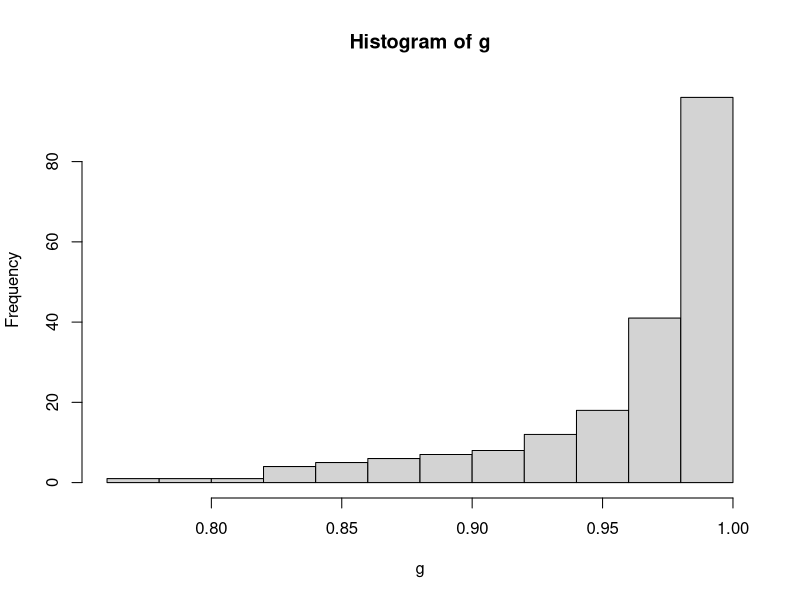
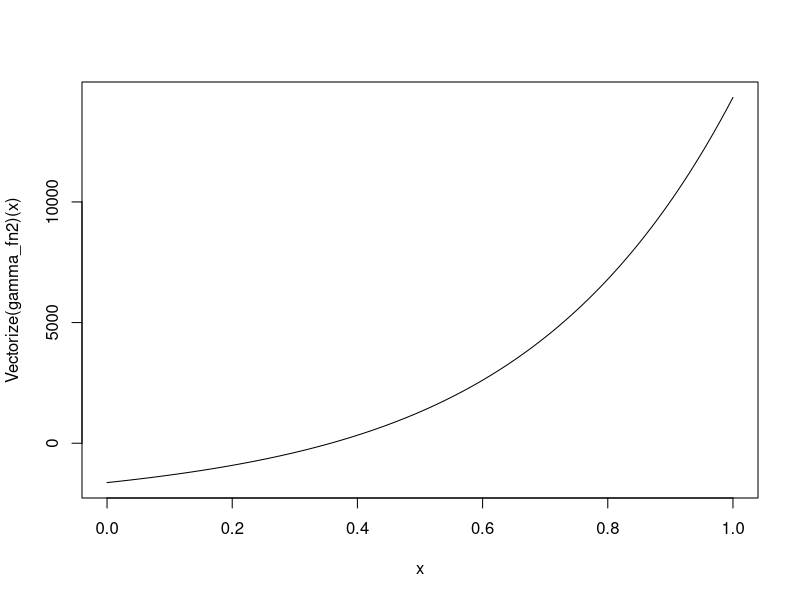
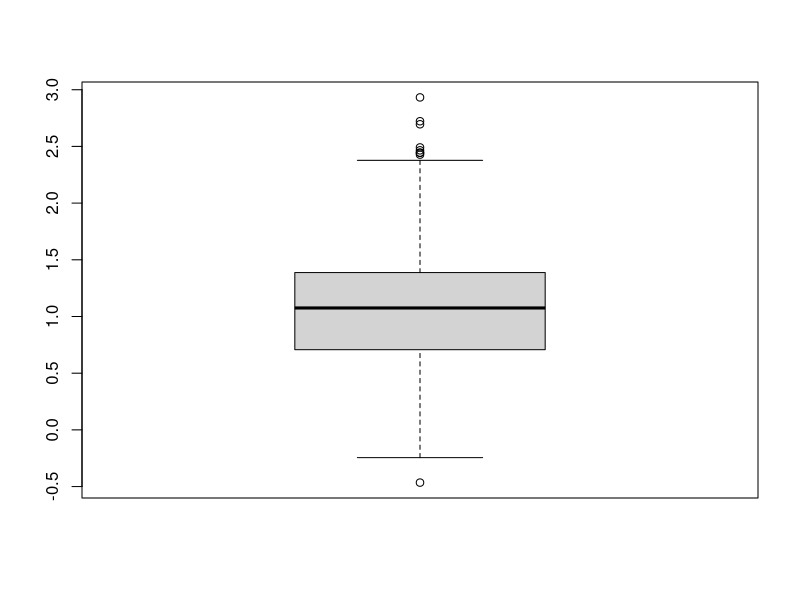

Reproduce these figures in R, in order.
library(tidyverse)
library(ggplot2)
library(MASS)
library(lattice)
library(scatterplot3d)
library(nleqslv)

rm(list = ls(all.names = TRUE))

# サンプルサイズ
n = 200

# シミュレーションの繰り返し数
kk_T <- 1000

# 共変量の分布の設定、乱数の発生
mu <- c(0,0,0,0)

## 相関パラメータ
rho <- 0
Sigma <- matrix(c(1,rho,rho,rho,
                  rho,1,rho,rho,
                  rho,rho,1,rho,
                  rho,rho,rho,1),4,4)

XX <- mvrnorm(n, mu, Sigma)

# 処置の分布の設定,生成
T_lm <- 0.2+XX[,1]+XX[,2]+XX[,3]+XX[,4]
p_T <- exp(T_lm)/(1+exp(T_lm))

TT <- rep(0,n)
for (i in 1:n) {
  TT[i] <- rbinom(1,size=1,prob=p_T[i])
}

# Potential outcomesの分布の設定
# アウトカムの回帰パラメータの設定
Y_lm1 <- 0.2+1+XX[,1]+XX[,2]; Y_lm0 <- 0.2+XX[,1]+XX[,2]
p_Y1 <- exp(Y_lm1)/(1+exp(Y_lm1)); p_Y0 <- exp(Y_lm0)/(1+exp(Y_lm0))

#　誤判別を含むアウトカムデータの生成
## Misclassified outcomesの割合の設定
pp01 <- 0.3; pp10 <- 0.3

YY1 <- YY1_t <- YY0 <- YY0_t <- YY <- YY_t <- rep(0,n);
for(i in 1:n){
  # potential outcomesの乱数の発生
  YY1[i] <- YY1_t[i]<- rbinom(1, size=1, prob=p_Y1[i])
  Mis_p1 <- rbinom(1, size=1, prob=pp10)
  
  YY0[i] <- YY0_t[i] <- rbinom(1, size=1, prob=p_Y0[i])
  Mis_p0 <- rbinom(1, size=1, prob=pp01)
  
  if(Mis_p1==1){
    YY1_t[i] <- ifelse(YY1[i]==1, 0, 1)
  }
  
  if(Mis_p0==1){
    YY0_t[i] <- ifelse(YY0[i]==1, 0, 1)
  }

  # 観測されるoutcome
  YY[i] <- TT[i]*YY1[i]+(1-TT[i])*YY0[i]
  YY_t[i] <- TT[i]*YY1_t[i]+(1-TT[i])*YY0_t[i]
}

# 真の因果効果 (通常は推定不可能)
tau0 <- mean(YY1_t)-mean(YY0_t)
tau_naive <- mean(YY[TT==1])-mean(YY[TT==0])

# 傾向スコアの算出
ps_fit <- glm(TT~XX, family=binomial)$fit

# ZZ
ZZ <- XX[,1:2]
ZZ_tilde <- XX[,3:4]

####アウトカム回帰のみのモデル####

# 推定方程式
estimate_eq <- function(beta){
  beta_0 <- beta[1]
  beta_t <- beta[2]
  beta_z <- beta[3:4]
  
  or_ml <- beta_0 + TT*beta_t + ZZ%*%beta_z
  lp <- exp((gamma+1)*(or_ml))
  lq <- exp(YY*(gamma+1)*(or_ml))
  pi <- lp/(1+lp)
  g <- (lq/(1+lp))^(gamma/(1+gamma))
  w <- ifelse(TT==1, 1/ps_fit, 1/(1-ps_fit))
  
  return(c(t(w*g*(YY-pi))%*%rep(1,n), t(w*g*(YY-pi))%*%TT, t(w*g*(YY-pi))%*%ZZ))
}

# パラメータ推定 初期値：c(0,0,0,0)
estimate_pra_fn <- function(gamma){
  gamma <<- gamma
  beta_hat <- nleqslv(c(0,0,0,0), estimate_eq, method = "Newton")$x
  
  return(list(beta_hat=beta_hat, gamma=gamma))
}


## 重みのプロット
plot_fn <- function(beta,gamma,type="density"){
  beta_0 <- beta[1]
  beta_t <- beta[2]
  beta_z <- beta[3:4]
  
  or_ml <- beta_0 + TT*beta_t + ZZ%*%beta_z
  lp <- exp((gamma+1)*(or_ml))
  lq <- exp(YY*(gamma+1)*(or_ml))
  pi <- lp/(1+lp)
  g <- (lq/(1+lp))^(gamma/(1+gamma))
  
  if(type == "density"){
    plot(density(g))
  }else if(type == "hist"){
    hist(g)
  }else{
    print("error")
  }
}

## 結果

gamma <- 0.1
beta_hat <- estimate_pra_fn(gamma)$beta_hat
print(beta_hat)
plot_fn(beta_hat, gamma, type = "hist")



# gamma <- 1
# beta_hat <- estimate_pra_fn(gamma)
# 
# beta_t <- beta_hat[2]


# ガンマの選択について
# gamma_0 <- 0.1
# gamma <- 0.1
# 
# gamma_fn1 <- function(gamma){
#   beta_hat <- estimate_pra_fn(gamma)$beta_hat
#   
#   or_ml <- beta_hat[1] + TT*beta_hat[2] + ZZ%*%beta_hat[3:4]
#   lp <- exp(or_ml)
#   pi <- lp/(1+lp)
#   return(-sum(pi^(gamma_0+1)+(1-pi)^(gamma_0+1))^(1/(gamma_0+1)))
# }
# 
# gamma_hat <- optimise(gamma_fn1,c(0,10))$minimum
# 
# ## plot
# curve(Vectorize(gamma_fn1)(x), 0, 10)
# # plot(gamma_fn1, 0, 10)


## Sugasawa2021
DD <- function(expr, name, order = 1) {
  if(order < 1) stop("'order' must be >= 1")
  if(order == 1) D(expr, name)
  else DD(D(expr, name), name, order - 1)
}

f <- expression(pi^y + (1-pi)^(1-y))
DD(f, "y", 1)   

gamma_fn2 <- function(gamma){
  
  
  beta_hat <- estimate_pra_fn(gamma)$beta_hat

  or_ml <- beta_hat[1] + TT*beta_hat[2] + ZZ%*%beta_hat[3:4]
  lp <- exp(or_ml)
  pi <- lp/(1+lp)
  
  C_gamma <- {pi^(1+gamma) + (1-pi)^(1+gamma)}^(gamma/(gamma+1))
  
  f <- pi^YY + (1-pi)^(1-YY)
  f_1 <- pi^YY * log(pi) - (1 - pi)^(1 - YY) * log((1 - pi))
  f_2 <- pi^YY * log(pi) * log(pi) + (1 - pi)^(1 - YY) * log((1 - pi)) * log((1 - pi))
  
  H_gamma <- f_1^2 * f ^(gamma-2) *(2*(gamma-1)/C_gamma + f^gamma/C_gamma^2) * 2*f^(gamma-1)*f_2 
  
  
  return(sum(H_gamma))
}


# plot(gamma_fn2, 0, 10)
curve(Vectorize(gamma_fn2)(x), 0, 1)

gamma_hat <- optimise(gamma_fn2,c(0,1))$minimum


# 新たなガンマによる推定結果

beta_hat_gamma_hat <- estimate_pra_fn(gamma_hat)


# まとめた推定

## 最適化のための関数にパラメータを入れられない

gamma_0 <- 0.1
estimate_fn <- function(gamma_0){
  
  gamma_fn1 <- function(gamma){
    beta_hat <- estimate_pra_fn(gamma)$beta_hat
    
    or_ml <- beta_hat[1] + TT*beta_hat[2] + ZZ%*%beta_hat[3:4]
    lp <- exp(or_ml)
    pi <- lp/(1+lp)
    return(-sum(pi^(gamma_0+1)+(1-pi)^(gamma_0+1))^(1/(gamma_0+1)))
  }
  
  gamma_hat <- optimise(gamma_fn1,c(0,2.5))$minimum
  beta_hat_gamma <- estimate_pra_fn(gamma_hat)$beta_hat
  
  return(list(beta_hat_gamma=beta_hat_gamma, gamma_hat=gamma_hat))
}


# シュミレーション開始
pb <- txtProgressBar(min = 1, max = kk_T, style = 3)

results.beta_t <- NULL
beta_t_list <- NULL

for (i in 1:kk_T) {
  setTxtProgressBar(pb,i)
  
  #　誤判別を含むアウトカムデータの生成
  ## Misclassified outcomesの割合の設定
  pp01 <- 0.3; pp10 <- 0.3
  
  YY1 <- YY1_t <- YY0 <- YY0_t <- YY <- YY_t <- rep(0,n);
  for(i in 1:n){
    # potential outcomesの乱数の発生
    YY1[i] <- YY1_t[i]<- rbinom(1, size=1, prob=p_Y1[i])
    Mis_p1 <- rbinom(1, size=1, prob=pp10)
    
    YY0[i] <- YY0_t[i] <- rbinom(1, size=1, prob=p_Y0[i])
    Mis_p0 <- rbinom(1, size=1, prob=pp01)
    
    if(Mis_p1==1){
      YY1_t[i] <- ifelse(YY1[i]==1, 0, 1)
    }
    
    if(Mis_p0==1){
      YY0_t[i] <- ifelse(YY0[i]==1, 0, 1)
    }
    
    # 観測されるoutcome
    YY[i] <- TT[i]*YY1[i]+(1-TT[i])*YY0[i]
    YY_t[i] <- TT[i]*YY1_t[i]+(1-TT[i])*YY0_t[i]
  }  
  
  gamma <- 0.1
  
  beta_hat <- estimate_pra_fn(gamma)$beta_hat
  # print(beta_hat)
  # plot_fn(beta_hat, gamma, type = "density")
  
  beta_t <- beta_hat[2]
  
  results.beta_t <- append(results.beta_t, beta_t)
}

results.beta_t %>% summary()
boxplot(results.beta_t)

## アウトプット
# export_data <- data.frame(results.beta_t)
# write_csv2(export_data, file = "~/Projects/gamma_DR_ver0.1/results/gamma0-5.csv")
# write_csv2(export_data %>% summary() %>% data.frame(), file = "~/Projects/gamma_DR_ver0.1/results/gamma0-5summary.csv")

gamma <- 0
beta_hat <- estimate_pra_fn(gamma)$beta_hat

lm1 <- exp(beta_hat[1] + TT*beta_hat[2] + ZZ%*%beta_hat[3:4])
psy1 <- lm1/(lm1+1)
lm2 <- exp(beta_hat[1] + ZZ%*%beta_hat[3:4])
psy2 <- lm2/(lm2+1)


tau <- mean(psy1)-mean(psy2)

#  glmでgamma=0のときと一致するかの確認
##0.3678035 0.5080564 0.2977938 0.3353576

w <- ifelse(TT==1, 1/ps_fit, 1/(1-ps_fit))
result <- glm(YY~TT+XX[,1:2], family = binomial, weights = w)
